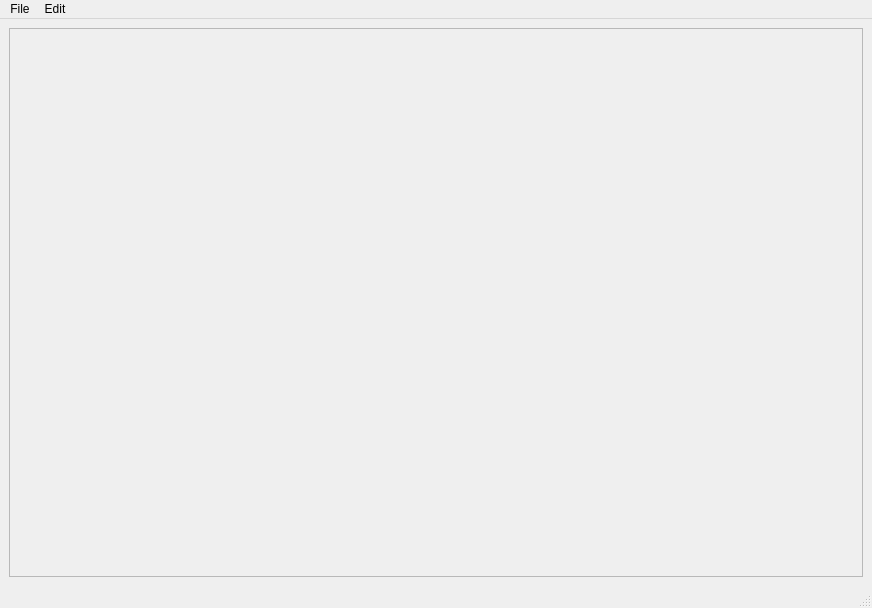
<?xml version="1.0" encoding="UTF-8"?>
<ui version="4.0">
 <class>MainWindow</class>
 <widget class="QMainWindow" name="MainWindow">
  <property name="geometry">
   <rect>
    <x>0</x>
    <y>0</y>
    <width>872</width>
    <height>608</height>
   </rect>
  </property>
  <property name="windowTitle">
   <string>MainWindow</string>
  </property>
  <widget class="QWidget" name="centralwidget">
   <layout class="QGridLayout" name="gridLayout">
    <item row="0" column="0">
     <widget class="QScrollArea" name="scrollArea">
      <property name="enabled">
       <bool>true</bool>
      </property>
      <property name="widgetResizable">
       <bool>true</bool>
      </property>
      <widget class="MyWidget" name="myWidget">
       <property name="geometry">
        <rect>
         <x>0</x>
         <y>0</y>
         <width>852</width>
         <height>545</height>
        </rect>
       </property>
      </widget>
     </widget>
    </item>
   </layout>
  </widget>
  <widget class="QMenuBar" name="menubar">
   <property name="geometry">
    <rect>
     <x>0</x>
     <y>0</y>
     <width>872</width>
     <height>21</height>
    </rect>
   </property>
   <widget class="QMenu" name="menuFile">
    <property name="title">
     <string>File</string>
    </property>
    <addaction name="actionSave"/>
    <addaction name="actionSave_As"/>
    <addaction name="actionOpen"/>
    <addaction name="actionNew"/>
   </widget>
   <widget class="QMenu" name="menuEdit">
    <property name="title">
     <string>Edit</string>
    </property>
    <addaction name="actionEdit"/>
   </widget>
   <addaction name="menuFile"/>
   <addaction name="menuEdit"/>
  </widget>
  <widget class="QStatusBar" name="statusbar"/>
  <action name="actionSave">
   <property name="text">
    <string>Save</string>
   </property>
  </action>
  <action name="actionOpen">
   <property name="text">
    <string>Open</string>
   </property>
  </action>
  <action name="actionNew">
   <property name="text">
    <string>New</string>
   </property>
  </action>
  <action name="actionSave_As">
   <property name="text">
    <string>Save As</string>
   </property>
  </action>
  <action name="actionEdit">
   <property name="text">
    <string>Edit</string>
   </property>
  </action>
 </widget>
 <customwidgets>
  <customwidget>
   <class>MyWidget</class>
   <extends>QWidget</extends>
   <header>mywidget.h</header>
   <container>1</container>
  </customwidget>
 </customwidgets>
 <resources/>
 <connections/>
</ui>
